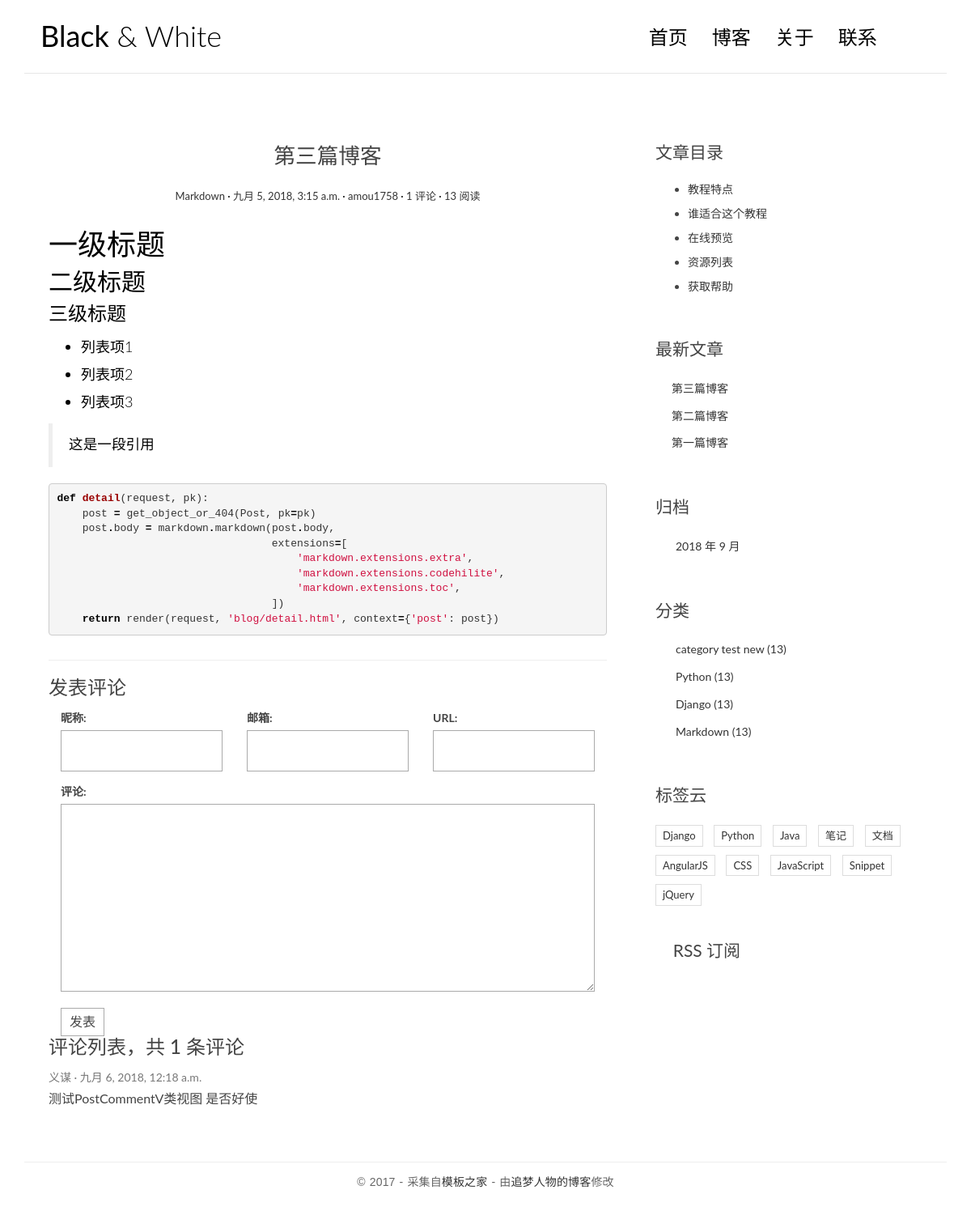
The app's page /post/4/ with its own data.
### blog/models.py (models this page shows, shortened)
class Post(models.Model):
    title = models.CharField(max_length=70)
    body = models.TextField()
    created_time = models.DateTimeField()
    modified_time = models.DateTimeField()
    excerpt = models.CharField(max_length=200, blank=True)
    category = models.ForeignKey(Category)
    tags = models.ManyToManyField(Tag, blank=True)
    author = models.ForeignKey(User)
    views = models.PositiveIntegerField(default=0)
    def get_absolute_url(self):
        return reverse('blog:detail', kwargs={'pk': self.pk})
    def increase_views(self):
        self.views += 1
        self.save(update_fields=['views'])
    def save(self, *args, **kwargs):
        if not self.excerpt:
            md = markdown.Markdown(extensions=[
                'markdown.extensions.extra',
                'markdown.extensions.codehilite',
            ])
            self.excerpt = strip_tags(md.convert(self.body))[:54]
        super(Post, self).save(*args, **kwargs)
    class Meta:
        ordering = ['-created_time', 'title']

class Category(models.Model):
    name = models.CharField(max_length=100)

### comments/models.py (models this page shows, shortened)
class Comment(models.Model):
    name = models.CharField(max_length=100)
    email = models.EmailField(max_length=255)
    url = models.URLField(blank=True)
    text = models.TextField()
    created_time = models.DateTimeField(auto_now_add=True)
    post = models.ForeignKey('blog.Post')

### blog/views.py (the view)
# urls.py: url(r'^post/(?P<pk>[0-9]+)/$', views.PostDetailView.as_view(), name='detail'),
class PostDetailView(DetailView):
    model = Post
    template_name = 'blog/detail.html'
    context_object_name = 'post'
    def get(self, request, *args, **kwargs):
        response = super(PostDetailView, self).get(request, *args, **kwargs)
        self.object.increase_views()
        return response
    def get_object(self, queryset=None):
        post = super(PostDetailView, self).get_object(queryset=None)
        post.body = markdown.markdown(post.body,
                                      extensions=[
                                          'markdown.extensions.extra',
                                          'markdown.extensions.codehilite',
                                          'markdown.extensions.toc',
                                      ])
        return post
    def get_context_data(self, **kwargs):
        context = super(PostDetailView, self).get_context_data(**kwargs)
        form = CommentForm()
        comment_list = self.object.comment_set.all()
        comment_count = self.object.comment_set.all().count()
        context.update({
            'form': form,
            'comment_list': comment_list,
            'comment_count': comment_count,
        })
        return context

### templates/blog/detail.html (shortened to what this page needs)
{% extends 'base.html' %}
{% block main %}
    <article class="post post-{{ post.pk }}">
        <header class="entry-header">
            <h1 class="entry-title">{{ post.title }}</h1>
            <div class="entry-meta">
                <span class="post-category"><a href="#">{{ post.category.name }}</a></span>
                <span class="post-date"><a href="#"><time class="entry-date"
                                                          datetime="{{ post.created_time }}">{{ post.created_time }}</time></a></span>
                <span class="post-author"><a href="#">{{ post.author }}</a></span>
                <span class="comments-link"><a href="#">{{ comment_count }} 评论</a></span>
                <span class="views-count"><a href="#">{{ post.views }} 阅读</a></span>
            </div>
        </header>
        <div class="entry-content clearfix">
            {{ post.body | safe}}
        </div>
    </article>
    <section class="comment-area" id="comment-area">
        <hr>
        <h3>发表评论</h3>
        <form action="{% url 'comments:post_comment' post.pk %}" method="post" class="comment-form">
            <div class="'row">
                <div class="col-md-4">
                    <label for="{{ form.name.id_for_label }}">昵称: </label>
                    {{ form.name }}
                </div>
                <div class="col-md-4">
                    <label for="{{ form.email.id_for_label }}">邮箱: </label>
                    {{ form.email }}
                </div>
                <div class="col-md-4">
                    <label for="{{ form.url.id_for_label }}">URL: </label>
                    {{ form.url }}
                </div>
                <div class="col-md-12">
                    <label for="{{ form.text.id_for_label }}">评论: </label>
                    {{ form.text }}
                    <button type="submit" class="comment-btn">发表</button>
                </div>
            </div>
        </form>
        <div class="comment-list-panel">
            <h3>评论列表，共 <span>{{ comment_count }}</span> 条评论</h3>
            <ul class="comment-list list-unstyled">
                {% for comment in comment_list %}
                    <li class="comment-item">
                        <span class="nickname">{{ comment.name }}</span>
                    <time class="submit-date">{{ comment.created_time }}</time>
                    <div class="text">
                        {{ comment.text }}
                    </div>
                    </li>
                {% empty %}
                    <h3>暂无评论!</h3>
                {% endfor %}
            </ul>
        </div>
    </section>
{% endblock main %}
{% block toc %}
    <div class="widget widget-content">
        <h3 class="widget-title">文章目录</h3>
        <ul>
            <li>
                <a href="#">教程特点</a>
            </li>
            <li>
                <a href="#">谁适合这个教程</a>
            </li>
            <li>
                <a href="#">在线预览</a>
            </li>
            <li>
                <a href="#">资源列表</a>
            </li>
            <li>
                <a href="#">获取帮助</a>
            </li>
        </ul>
    </div>
{% endblock toc %}

### templates/base.html (shortened to what this page needs)
{% load staticfiles %}
{% load blog_tags %}
<!DOCTYPE html>
<html>
<head>
    <link rel="stylesheet" href="{% static 'blog/css/ionicons.min.css' %}">
    <link rel="stylesheet" href="{% static 'blog/css/bootstrap.min.css' %}">
    <link rel="stylesheet" href="{% static 'blog/css/pace.css' %}">
    <link rel="stylesheet" href="{% static 'blog/css/custom.css' %}">
    <link rel="stylesheet" href="{% static 'blog/css/highlights/github.css' %}">
</head>
<body>
<div class="container">
    <header id="site-header">
        <div class="row">
            <div class="col-md-4 col-sm-5 col-xs-8">
                <div class="logo">
                    <h1><a href="{% url 'blog:index' %}"><b>Black</b> &amp; White</a></h1>
                </div>
            </div>
            <div class="col-md-8 col-sm-7 col-xs-4">
                <nav class="main-nav" role="navigation">
                    <div class="collapse navbar-collapse" id="bs-example-navbar-collapse-1">
                        <ul class="nav navbar-nav navbar-right">
                            <li class="cl-effect-11"><a href="{% url 'blog:index' %}" data-hover="首页">首页</a></li>
                            <li class="cl-effect-11"><a href="#" data-hover="博客">博客</a></li>
                            <li class="cl-effect-11"><a href="#" data-hover="关于">关于</a></li>
                            <li class="cl-effect-11"><a href="#" data-hover="联系">联系</a></li>
                        </ul>
                    </div>
                </nav>
                <div id="header-search-box">
                    <a id="search-menu" href="#"><span id="search-icon" class="ion-ios-search-strong"></span></a>
                </div>
            </div>
        </div>
    </header>
</div>
<div class="content-body">
    <div class="container">
        <div class="row">
            <main class="col-md-8">
                {% block main %}
                {% endblock main %}
            </main>
            <aside class="col-md-4">
                {% block toc %}
                {% endblock toc %}
                <div class="widget widget-recent-posts">
                    <h3 class="widget-title">最新文章</h3>
                    {% get_recent_posts as recent_post_list %}
                    <ul>
                        {% for post in recent_post_list %}
                            <li>
                                <a href="{{ post.get_absolute_url }}">{{ post.title }}</a>
                            </li>
                        {% empty %}
                            <h1>暂无文章!</h1>
                        {% endfor %}
                    </ul>
                </div>
                <div class="widget widget-archives">
                    <h3 class="widget-title">归档</h3>
                    {% archives as date_list %}
                    <ul>
                        {% for date in date_list %}
                        <li>
                            <a href="{% url 'blog:archives' date.year date.month %}">{{ date.year }} 年 {{ date.month }} 月</a>
                        </li>
                        {% empty %}
                            <h1>暂无归档!</h1>
                        {% endfor %}
                    </ul>
                </div>
                <div class="widget widget-category">
                    <h3 class="widget-title">分类</h3>
                    {% get_categories as category_list %}
                    <ul>
                        {% for category in category_list %}
                            <li>
                                <a href="{% url 'blog:category' category.pk %}">{{ category.name }} <span class="'post-count">(13)</span></a>
                            </li>
                        {% empty %}
                            <h1>暂无分类!</h1>
                        {% endfor %}
                    </ul>
                </div>
                <div class="widget widget-tag-cloud">
                    <h3 class="widget-title">标签云</h3>
                    <ul>
                        <li>
                            <a href="#">Django</a>
                        </li>
                        <li>
                            <a href="#">Python</a>
                        </li>
                        <li>
                            <a href="#">Java</a>
                        </li>
                        <li>
                            <a href="#">笔记</a>
                        </li>
                        <li>
                            <a href="#">文档</a>
                        </li>
                        <li>
                            <a href="#">AngularJS</a>
                        </li>
                        <li>
                            <a href="#">CSS</a>
                        </li>
                        <li>
                            <a href="#">JavaScript</a>
                        </li>
                        <li>
                            <a href="#">Snippet</a>
                        </li>
                        <li>
                            <a href="#">jQuery</a>
                        </li>
                    </ul>
                </div>
                <div class="rss">
                    <a href=""><span class="ion-social-rss-outline"></span> RSS 订阅</a>
                </div>
            </aside>
        </div>
    </div>
</div>
<footer id="site-footer">
    <div class="container">
        <div class="row">
            <div class="col-md-12">
                <p class="copyright">&copy 2017 - 采集自<a href="http://www.cssmoban.com/"
                                                        target="_blank" title="模板之家">模板之家</a>
                    - 由<a href="http://zmrenwu.com/" title="网页模板" target="_blank">追梦人物的博客</a>修改
                </p>
            </div>
        </div>
    </div>
</footer>
</body>
</html>

### records on screen
Post: title "第三篇博客", category.name "Markdown", created_time "九月 5, 2018, 3:15 a.m.", author "amou1758", views "13", body "一级标题 二级标题 三级标题 列表项1 列表项2 列表项3 这是一段引用 def detail ( request , pk ): post = get_object_or_404 ( Post , pk = pk ) post . body = markdown . markdown ( post . body , extensions = [ 'markdown.extensions.extra' , 'markdown.extensions.codehilite' , 'markdown.extensions.toc' , ]) return render ( request , 'blog/detail.html' , context = { 'post' : post })"
Comment: name "义谋", created_time "九月 6, 2018, 12:18 a.m.", text "测试PostCommentV类视图 是否好使"
Post: title "第二篇博客"
Post: title "第一篇博客"
Category: name "category test new"
Category: name "Python"
Category: name "Django"
Category: name "Markdown"

### other values on screen
{{ comment_count }} "1"
{{ date.year }} "2018"
{{ date.month }} "9"
